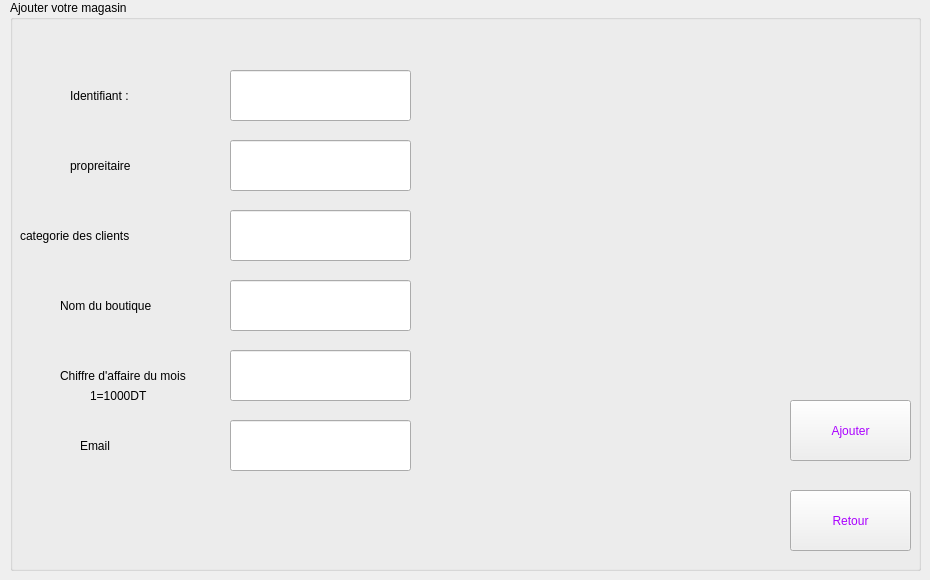
    <widget class="QWidget" name="ajouteroffre">
     <widget class="QGroupBox" name="groupBox">
      <property name="geometry">
       <rect>
        <x>10</x>
        <y>0</y>
        <width>911</width>
        <height>571</height>
       </rect>
      </property>
      <property name="styleSheet">
       <string notr="true">font: 10pt &quot;MS Shell Dlg 2&quot;;</string>
      </property>
      <property name="title">
       <string>Ajouter votre magasin</string>
      </property>
      <widget class="QLineEdit" name="nom">
       <property name="geometry">
        <rect>
         <x>220</x>
         <y>140</y>
         <width>181</width>
         <height>51</height>
        </rect>
       </property>
      </widget>
      <widget class="QLineEdit" name="prenom">
       <property name="geometry">
        <rect>
         <x>220</x>
         <y>210</y>
         <width>181</width>
         <height>51</height>
        </rect>
       </property>
      </widget>
      <widget class="QLineEdit" name="id">
       <property name="geometry">
        <rect>
         <x>220</x>
         <y>70</y>
         <width>181</width>
         <height>51</height>
        </rect>
       </property>
      </widget>
      <widget class="QLineEdit" name="nomsoc">
       <property name="geometry">
        <rect>
         <x>220</x>
         <y>280</y>
         <width>181</width>
         <height>51</height>
        </rect>
       </property>
      </widget>
      <widget class="QLineEdit" name="categorie">
       <property name="geometry">
        <rect>
         <x>220</x>
         <y>350</y>
         <width>181</width>
         <height>51</height>
        </rect>
       </property>
      </widget>
      <widget class="QLineEdit" name="email">
       <property name="geometry">
        <rect>
         <x>220</x>
         <y>420</y>
         <width>181</width>
         <height>51</height>
        </rect>
       </property>
      </widget>
      <widget class="QPushButton" name="pb_ajouter">
       <property name="geometry">
        <rect>
         <x>780</x>
         <y>400</y>
         <width>121</width>
         <height>61</height>
        </rect>
       </property>
       <property name="styleSheet">
        <string notr="true">color: rgb(170, 0, 255);</string>
       </property>
       <property name="text">
        <string>Ajouter</string>
       </property>
      </widget>
      <widget class="QPushButton" name="pb_retour_ajouter">
       <property name="geometry">
        <rect>
         <x>780</x>
         <y>490</y>
         <width>121</width>
         <height>61</height>
        </rect>
       </property>
       <property name="styleSheet">
        <string notr="true">color: rgb(170, 0, 255);</string>
       </property>
       <property name="text">
        <string>Retour</string>
       </property>
      </widget>
      <widget class="QLabel" name="label_17">
       <property name="geometry">
        <rect>
         <x>-10</x>
         <y>0</y>
         <width>911</width>
         <height>561</height>
        </rect>
       </property>
       <property name="text">
        <string/>
       </property>
       <property name="pixmap">
        <pixmap>../bgg.png</pixmap>
       </property>
      </widget>
      <widget class="QLabel" name="label_23">
       <property name="geometry">
        <rect>
         <x>50</x>
         <y>290</y>
         <width>131</width>
         <height>31</height>
        </rect>
       </property>
       <property name="styleSheet">
        <string notr="true">font: 14pt &quot;MS Shell Dlg 2&quot;;</string>
       </property>
       <property name="text">
        <string>Nom du boutique</string>
       </property>
      </widget>
      <widget class="QLabel" name="label_26">
       <property name="geometry">
        <rect>
         <x>50</x>
         <y>330</y>
         <width>161</width>
         <height>91</height>
        </rect>
       </property>
       <property name="styleSheet">
        <string notr="true">font: 14pt &quot;MS Shell Dlg 2&quot;;</string>
       </property>
       <property name="text">
        <string>Chiffre d'affaire du mois</string>
       </property>
      </widget>
      <widget class="QLabel" name="label_27">
       <property name="geometry">
        <rect>
         <x>60</x>
         <y>80</y>
         <width>111</width>
         <height>31</height>
        </rect>
       </property>
       <property name="styleSheet">
        <string notr="true">font: 14pt &quot;MS Shell Dlg 2&quot;;</string>
       </property>
       <property name="text">
        <string>Identifiant :</string>
       </property>
      </widget>
      <widget class="QLabel" name="label_28">
       <property name="geometry">
        <rect>
         <x>10</x>
         <y>220</y>
         <width>221</width>
         <height>31</height>
        </rect>
       </property>
       <property name="styleSheet">
        <string notr="true">font: 14pt &quot;MS Shell Dlg 2&quot;;</string>
       </property>
       <property name="text">
        <string>categorie des clients</string>
       </property>
      </widget>
      <widget class="QLabel" name="label_48">
       <property name="geometry">
        <rect>
         <x>70</x>
         <y>430</y>
         <width>71</width>
         <height>31</height>
        </rect>
       </property>
       <property name="styleSheet">
        <string notr="true">font: 14pt &quot;MS Shell Dlg 2&quot;;</string>
       </property>
       <property name="text">
        <string>Email </string>
       </property>
      </widget>
      <widget class="QLabel" name="label_49">
       <property name="geometry">
        <rect>
         <x>60</x>
         <y>150</y>
         <width>201</width>
         <height>31</height>
        </rect>
       </property>
       <property name="styleSheet">
        <string notr="true">font: 14pt &quot;MS Shell Dlg 2&quot;;</string>
       </property>
       <property name="text">
        <string>propreitaire</string>
       </property>
      </widget>
      <widget class="QLabel" name="label_30">
       <property name="geometry">
        <rect>
         <x>80</x>
         <y>350</y>
         <width>161</width>
         <height>91</height>
        </rect>
       </property>
       <property name="styleSheet">
        <string notr="true">font: 10pt &quot;MS Shell Dlg 2&quot;;</string>
       </property>
       <property name="text">
        <string>1=1000DT</string>
       </property>
      </widget>
      <zorder>label_17</zorder>
      <zorder>nom</zorder>
      <zorder>prenom</zorder>
      <zorder>id</zorder>
      <zorder>nomsoc</zorder>
      <zorder>categorie</zorder>
      <zorder>email</zorder>
      <zorder>pb_ajouter</zorder>
      <zorder>pb_retour_ajouter</zorder>
      <zorder>label_23</zorder>
      <zorder>label_26</zorder>
      <zorder>label_27</zorder>
      <zorder>label_28</zorder>
      <zorder>label_48</zorder>
      <zorder>label_49</zorder>
      <zorder>label_30</zorder>
     </widget>
    </widget>
